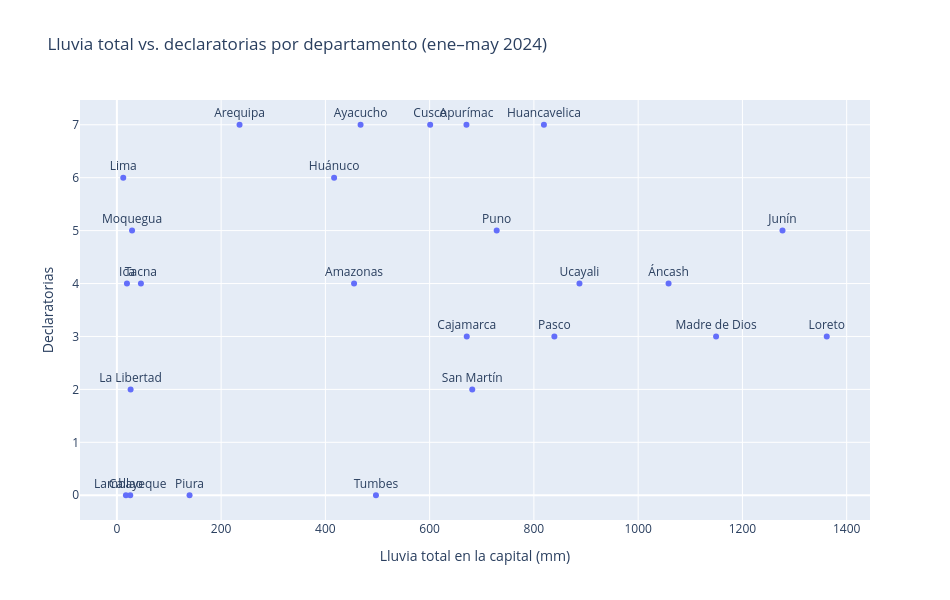

The code cell stored with this chart in its notebook:
### Markdown cell above
## 8. Gráficos

### Code cell
fig_disp = px.scatter(
    tabla_final, x="lluvia_total_mm", y="declaratorias", text="departamento",
    title="Lluvia total vs. declaratorias por departamento (ene–may 2024)",
    labels={"lluvia_total_mm": "Lluvia total en la capital (mm)", "declaratorias": "Declaratorias"},
)
fig_disp.update_traces(textposition="top center")
fig_disp.update_layout(width=950, height=600)
fig_disp.show()

os.makedirs("graficos", exist_ok=True)
fig_disp.write_image("graficos/dispersion.png")
display(Image("graficos/dispersion.png"))

### Figure 1 — Plotly figure (JSON) as saved in the notebook; plotly's stock layout.template omitted (floating-point values rounded to 4 significant figures)
{"data": [{"hovertemplate": "Lluvia total en la capital (mm)=%{x}<br>Declaratorias=%{y}<br>departamento=%{text}<extra></extra>", "legendgroup": "", "marker": {"color": "#636efa", "symbol": "circle"}, "mode": "markers+text", "name": "", "orientation": "v", "showlegend": false, "text": ["Amazonas", "Áncash", "Apurímac", "Arequipa", "Ayacucho", "Cajamarca", "Callao", "Cusco", "Huancavelica", "Huánuco", "Ica", "Junín", "La Libertad", "Lambayeque", "Lima", "Loreto", "Madre de Dios", "Moquegua", "Pasco", "Piura", "Puno", "San Martín", "Tacna", "Tumbes", "Ucayali"], "textposition": "top center", "type": "scatter", "x": [455.0, 1058.0, 670.6, 235.3, 467.5, 671.2, 17.3, 601.0, 819.2, 416.7, 19.3, 1277.0, 26.3, 25.6, 12.2, 1362.0, 1150.0, 29.1, 839.3, 139.4, 728.6, 681.7, 46.1, 497.0, 887.4], "xaxis": "x", "y": [4, 4, 7, 7, 7, 3, 0, 7, 7, 6, 4, 5, 2, 0, 6, 3, 3, 5, 3, 0, 5, 2, 4, 0, 4], "yaxis": "y"}], "layout": {"height": 600, "legend": {"tracegroupgap": 0}, "title": {"text": "Lluvia total vs. declaratorias por departamento (ene–may 2024)"}, "width": 950, "xaxis": {"anchor": "y", "domain": [0.0, 1.0], "title": {"text": "Lluvia total en la capital (mm)"}}, "yaxis": {"anchor": "x", "domain": [0.0, 1.0], "title": {"text": "Declaratorias"}}}}
